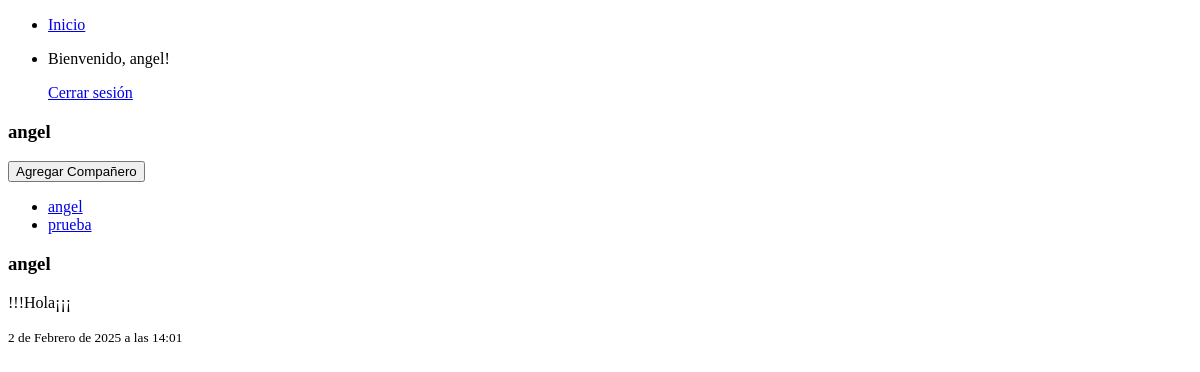
/perfil/angel/ (signed in), run on an earlier commit of the app's database.
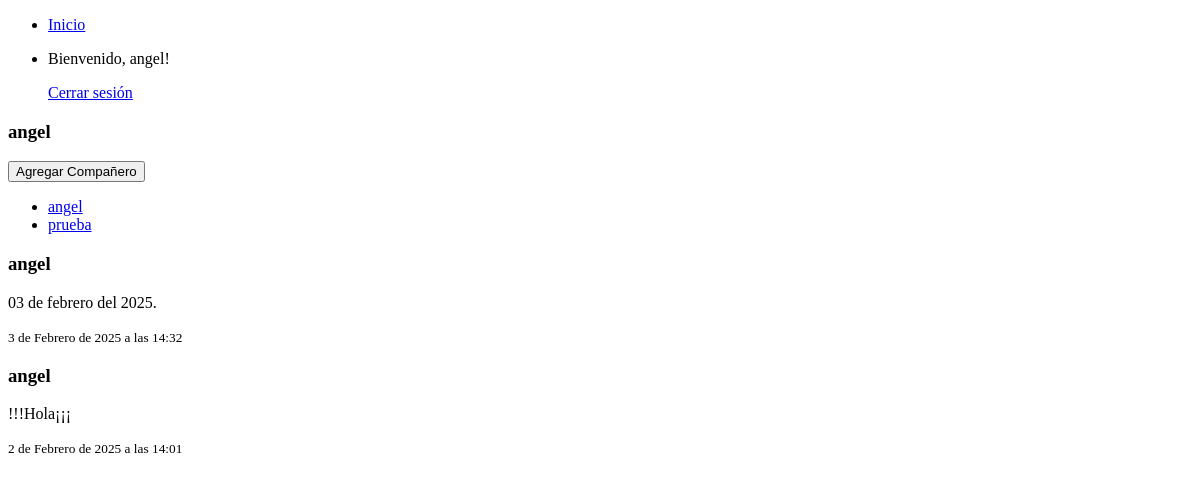
And on a later commit of the database.
### principal/models.py (models this page shows, shortened)
class Publicacion(models.Model):
    usuario = models.ForeignKey(User,on_delete=models.CASCADE)
    texto = models.TextField()
    fecha_creacion = models.DateTimeField(auto_now_add=True)

### principal/views.py (the view)
# urls.py: path('perfil/<str:username>/',perfil,name='perfil'),
@login_required
def perfil(request,username):
    user = get_object_or_404(User, username=username)
    Publicaciones = Publicacion.objects.filter(usuario=user).order_by('-fecha_creacion')
    personas = User.objects.all().order_by('username')
    return render(request,'perfil.html',{
        'user':user,
        'publicaciones':Publicaciones,
        'personas':personas
        })

### principal/templates/perfil.html
{% extends "base.html" %} {%block title%} Aplicacion {%endblock%}
{% load static %}
{% block content %}
<h3>{{user.username}}</h3>
<div>
    <button type="button">Agregar Compañero</button>
</div>
<div>
    <ul>
    {% for persona in personas  %}
        <li><a href="{% url 'perfil' persona.username %}">{{ persona.username}}</a></li>
    {% endfor %}
    </ul>
</div>
{% for publicacion in publicaciones %}
    <div>
        <h3><a href="{% url 'perfil' publicacion.usuario.username %}"></a>{{ publicacion.usuario.username}}</h3>
        <p>{{publicacion.texto}}</p>
        <small>{{ publicacion.fecha_creacion}}</small>
    </div>
{% empty %}
    <p>Este usuario no ha publicado nada aún.</p>
{% endfor %}
{% endblock %}

### principal/templates/base.html (shortened to what this page needs)
{% load static %}
<!DOCTYPE html>
<html lang="es">
<head>
    <nav>
        <ul>
            <li>
                {% if user.is_authenticated  %}
                    <a href="{% url 'pantalla' %}">Inicio</a>
                {% else %}
                    <a href="{% url 'index' %}">Inicio </a>
                {% endif %}
            </li>
            <li>
                {% if user.is_authenticated  %}
                    <p>Bienvenido, {{ user.username }}!</p>
                    <a href="{% url 'logout_view' %}">Cerrar sesión</a>
                {% else %}
                    <a href="{% url 'login_view' %}">Iniciar sesión</a>
                    <a href="{% url 'Registro' %}">Registro</a>
                {% endif %}
            </li>
        </ul>
    </nav>
</head>
<body>
    {% block content %}{% endblock %}
</body>
</html>

What changed in the data, as far as the page shows it:
added Publicacion: usuario.username "angel", texto "03 de febrero del 2025.", fecha_creacion "3 de Febrero de 2025 a las 14:32"
